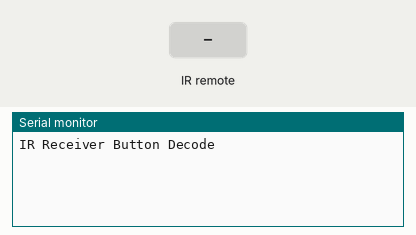
Simulated run of this sketch. Board: Arduino Uno, built with avr-gcc and run on an emulated ATmega328P. Parts: the last lines printed to the serial monitor. Inputs (shaded band) come from the test bench.

Above: at 1.2 s.
1.3 s: infrared code 0xFFA25D received
At 2.5 s:
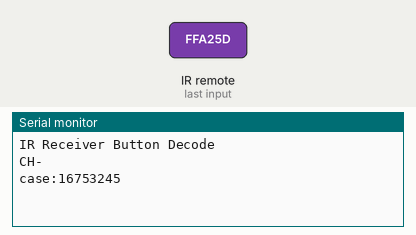
2.8 s: infrared code 0xFF22DD received
At 4.0 s:
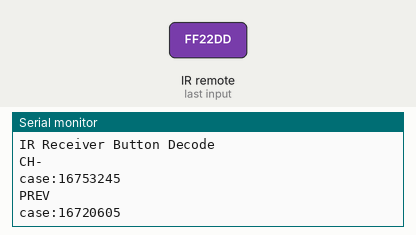
4.3 s: infrared code 0xFF02FD received
At 5.1 s:
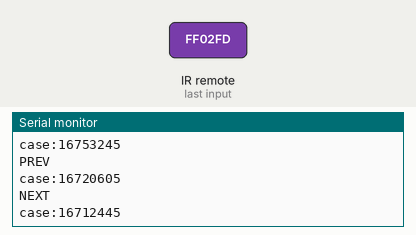
5.8 s: infrared code 0xFFC23D received
At 6.5 s:
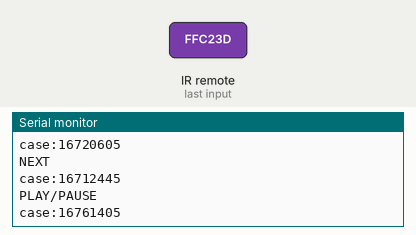
7.3 s: infrared code 0xFFE01F received
At 8.5 s:
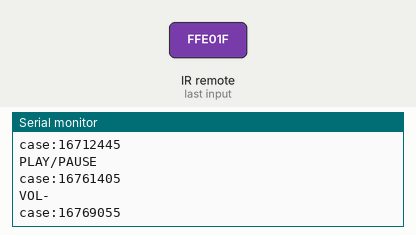
8.8 s: infrared code 0xFF906F received
At 9.7 s:
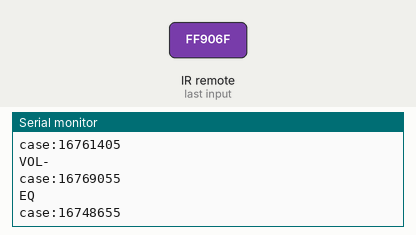
Timing chart, 0 to 11.3 s (numbered marks = the images above; inputs shaded):
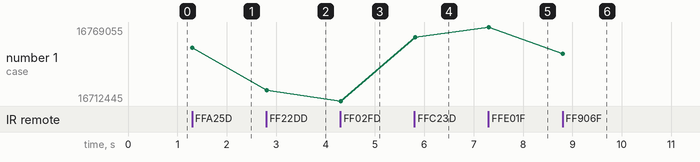

Measured:
- after the input at 1.3 s, the serial monitor: prints a new line at once (image 1)
- after the input at 2.8 s, the serial monitor: prints a new line at once (image 2)
- after the input at 4.3 s, the serial monitor: prints a new line at once (image 3)
- after the input at 5.8 s, the serial monitor: prints a new line at once (image 4)
- after the input at 7.3 s, the serial monitor: prints a new line at once (image 5)
- after the input at 8.8 s, the serial monitor: prints a new line at once (image 6)
- plotted number 1: 16753245 → 16720605 after the input at 2.8 s, 16720605 → 16712445 after the input at 4.3 s, 16712445 → 16761405 after the input at 5.8 s, 16761405 → 16769055 after the input at 7.3 s, 16769055 → 16748655 after the input at 8.8 s

The sketch:

IR_Test.ino
```cpp
#include "IRremote.h"

int receiver = 5; // Signal Pin of IR receiver to Arduino Digital Pin 11

/*-----( Declare objects )-----*/
IRrecv irrecv(receiver);     // create instance of 'irrecv'
decode_results results;      // create instance of 'decode_results'

/*-----( Function )-----*/
void translateIR() // takes action based on IR code received

// describing Remote IR codes

{

  switch(results.value) {
    case 0xFFA25D: Serial.println("CH-"); break;
    case 0xFFE21D: Serial.println("CH+"); break;
    case 0xFF629D: Serial.println("CH"); break;
    case 0xFF22DD: Serial.println("PREV"); break;
    case 0xFF02FD: Serial.println("NEXT"); break;
    case 0xFFC23D: Serial.println("PLAY/PAUSE"); break;
    case 0xFFE01F: Serial.println("VOL-"); break;
    case 0xFFA857: Serial.println("VOL+"); break;
    case 0xFF906F: Serial.println("EQ"); break;
    case 0xFF6897: Serial.println("0"); break;
    case 0xFF9867: Serial.println("100+"); break;
    case 0xFFB04F: Serial.println("200+"); break;
    case 0xFF30CF: Serial.println("1"); break;
    case 0xFF18E7: Serial.println("2"); break;
    case 0xFF7A85: Serial.println("3"); break;
    case 0xFF10EF: Serial.println("4"); break;
    case 0xFF38C7: Serial.println("5"); break;
    case 0xFF5AA5: Serial.println("6"); break;
    case 0xFF42BD: Serial.println("7"); break;
    case 0xFF4AB5: Serial.println("8"); break;
    case 0xFF52AD: Serial.println("9"); break;
    case 0xFFFFFFFF: Serial.println(" REPEAT"); break;

    default:
      Serial.println(" other button   ");
  }// End Case

    Serial.print("case:");
    Serial.println(results.value);
    Serial.println();

  delay(500); // Do not get immediate repeat


} //END translateIR
void setup()   /*----( SETUP: RUNS ONCE )----*/
{
  Serial.begin(9600);
  Serial.println("IR Receiver Button Decode");
  irrecv.enableIRIn(); // Start the receiver

}/*--(end setup )---*/


void loop()   /*----( LOOP: RUNS CONSTANTLY )----*/
{
  if (irrecv.decode(&results)) // have we received an IR signal?

  {
    translateIR();
    irrecv.resume(); // receive the next value
  }
}/* --(end main loop )-- */
```
